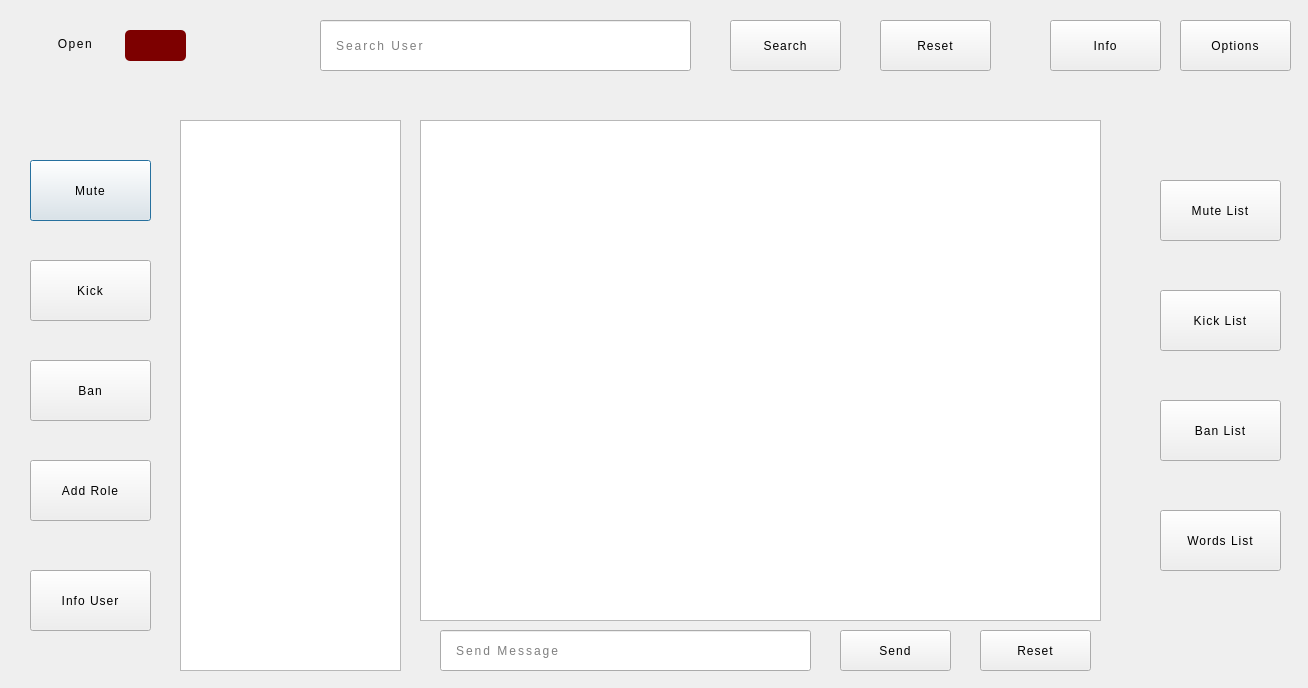
<?xml version="1.0" encoding="UTF-8"?>
<ui version="4.0">
 <class>ServerSideDialog</class>
 <widget class="QDialog" name="ServerSideDialog">
  <property name="geometry">
   <rect>
    <x>0</x>
    <y>0</y>
    <width>1308</width>
    <height>688</height>
   </rect>
  </property>
  <property name="windowTitle">
   <string>Dialog</string>
  </property>
  <property name="styleSheet">
   <string notr="true">QDialog {
	background-color: '#0d3d4c';
}</string>
  </property>
  <widget class="QPushButton" name="muteBtn">
   <property name="geometry">
    <rect>
     <x>30</x>
     <y>160</y>
     <width>121</width>
     <height>61</height>
    </rect>
   </property>
   <property name="styleSheet">
    <string notr="true">QPushButton {
	border: 5px solid '#101014';
	font: 700 17pt &quot;Yu Gothic UI&quot;;
	letter-spacing: 1px;
	color: '#e3e3e3';
}

QPushButton::hover {
	background-color: '#0c2f3a';
}</string>
   </property>
   <property name="text">
    <string>Mute</string>
   </property>
  </widget>
  <widget class="QPushButton" name="kickBtn">
   <property name="geometry">
    <rect>
     <x>30</x>
     <y>260</y>
     <width>121</width>
     <height>61</height>
    </rect>
   </property>
   <property name="styleSheet">
    <string notr="true">QPushButton {
	border: 5px solid '#101014';
	font: 700 17pt &quot;Yu Gothic UI&quot;;
	letter-spacing: 1px;
	color: '#e3e3e3';
}

QPushButton::hover {
	background-color: '#0c2f3a';
}</string>
   </property>
   <property name="text">
    <string>Kick</string>
   </property>
  </widget>
  <widget class="QPushButton" name="banBtn">
   <property name="geometry">
    <rect>
     <x>30</x>
     <y>360</y>
     <width>121</width>
     <height>61</height>
    </rect>
   </property>
   <property name="styleSheet">
    <string notr="true">QPushButton {
	border: 5px solid '#101014';
	font: 700 17pt &quot;Yu Gothic UI&quot;;
	letter-spacing: 1px;
	color: '#e3e3e3';
}

QPushButton::hover {
	background-color: '#0c2f3a';
}</string>
   </property>
   <property name="text">
    <string>Ban</string>
   </property>
  </widget>
  <widget class="QPushButton" name="muteListBtn">
   <property name="geometry">
    <rect>
     <x>1160</x>
     <y>180</y>
     <width>121</width>
     <height>61</height>
    </rect>
   </property>
   <property name="styleSheet">
    <string notr="true">QPushButton {
	border: 5px solid '#101014';
	font: 700 16pt &quot;Yu Gothic UI&quot;;
	letter-spacing: 1px;
	color: '#e3e3e3';
}

QPushButton::hover {
	background-color: '#0c2f3a';
}</string>
   </property>
   <property name="text">
    <string>Mute List</string>
   </property>
  </widget>
  <widget class="QPushButton" name="kickListBtn">
   <property name="geometry">
    <rect>
     <x>1160</x>
     <y>290</y>
     <width>121</width>
     <height>61</height>
    </rect>
   </property>
   <property name="styleSheet">
    <string notr="true">QPushButton {
	border: 5px solid '#101014';
	font: 700 16pt &quot;Yu Gothic UI&quot;;
	letter-spacing: 1px;
	color: '#e3e3e3';
}

QPushButton::hover {
	background-color: '#0c2f3a';
}</string>
   </property>
   <property name="text">
    <string>Kick List</string>
   </property>
  </widget>
  <widget class="QLabel" name="openLabel">
   <property name="geometry">
    <rect>
     <x>30</x>
     <y>28</y>
     <width>91</width>
     <height>31</height>
    </rect>
   </property>
   <property name="styleSheet">
    <string notr="true">QLabel {
	font: 700 20pt &quot;Yu Gothic UI&quot;;
	letter-spacing: 1.5px;
	color: '#e3e3e3';
}</string>
   </property>
   <property name="text">
    <string>Open</string>
   </property>
   <property name="alignment">
    <set>Qt::AlignCenter</set>
   </property>
  </widget>
  <widget class="QPushButton" name="banListBtn">
   <property name="geometry">
    <rect>
     <x>1160</x>
     <y>400</y>
     <width>121</width>
     <height>61</height>
    </rect>
   </property>
   <property name="styleSheet">
    <string notr="true">QPushButton {
	border: 5px solid '#101014';
	font: 700 16pt &quot;Yu Gothic UI&quot;;
	letter-spacing: 1px;
	color: '#e3e3e3';
}

QPushButton::hover {
	background-color: '#0c2f3a';
}</string>
   </property>
   <property name="text">
    <string>Ban List</string>
   </property>
  </widget>
  <widget class="QPushButton" name="blackWordsBtn">
   <property name="geometry">
    <rect>
     <x>1160</x>
     <y>510</y>
     <width>121</width>
     <height>61</height>
    </rect>
   </property>
   <property name="styleSheet">
    <string notr="true">QPushButton {
	border: 5px solid '#101014';
	font: 700 15pt &quot;Yu Gothic UI&quot;;
	color: '#e3e3e3';
	letter-spacing: 1px;
}

QPushButton::hover {
	background-color: '#0c2f3a';
}</string>
   </property>
   <property name="text">
    <string>Words List</string>
   </property>
  </widget>
  <widget class="QPushButton" name="infoBtn">
   <property name="geometry">
    <rect>
     <x>1050</x>
     <y>20</y>
     <width>111</width>
     <height>51</height>
    </rect>
   </property>
   <property name="styleSheet">
    <string notr="true">QPushButton {
	border: 5px solid '#101014';
	font: 700 17pt &quot;Yu Gothic UI&quot;;
	letter-spacing: 1px;
	color: '#e3e3e3';
}

QPushButton::hover {
	background-color: '#0c2f3a';
}</string>
   </property>
   <property name="text">
    <string>Info</string>
   </property>
  </widget>
  <widget class="QLineEdit" name="searchUserBox">
   <property name="geometry">
    <rect>
     <x>320</x>
     <y>20</y>
     <width>371</width>
     <height>51</height>
    </rect>
   </property>
   <property name="styleSheet">
    <string notr="true">QLineEdit {
	border: 5px solid '#101014';
	font: 700 14pt &quot;Yu Gothic UI&quot;;
	letter-spacing: 2px;
	color: '#e3e3e3';
	background-color: '#0d3d4c';
	padding-left: 13px;
}

QLineEdit::hover {
	background-color: '#0c2f3a';
}</string>
   </property>
   <property name="placeholderText">
    <string>Search User</string>
   </property>
  </widget>
  <widget class="QPushButton" name="searchBtn">
   <property name="geometry">
    <rect>
     <x>730</x>
     <y>20</y>
     <width>111</width>
     <height>51</height>
    </rect>
   </property>
   <property name="styleSheet">
    <string notr="true">QPushButton {
	border: 5px solid '#101014';
	font: 700 17pt &quot;Yu Gothic UI&quot;;
	letter-spacing: 1px;
	color: '#e3e3e3';
}

QPushButton::hover {
	background-color: '#0c2f3a';
}</string>
   </property>
   <property name="text">
    <string>Search</string>
   </property>
  </widget>
  <widget class="QPushButton" name="resetSearchBtn">
   <property name="geometry">
    <rect>
     <x>880</x>
     <y>20</y>
     <width>111</width>
     <height>51</height>
    </rect>
   </property>
   <property name="styleSheet">
    <string notr="true">QPushButton {
	border: 5px solid '#101014';
	font: 700 17pt &quot;Yu Gothic UI&quot;;
	letter-spacing: 1px;
	color: '#e3e3e3';
}

QPushButton::hover {
	background-color: '#0c2f3a';
}</string>
   </property>
   <property name="text">
    <string>Reset</string>
   </property>
  </widget>
  <widget class="QPushButton" name="optionsBtn">
   <property name="geometry">
    <rect>
     <x>1180</x>
     <y>20</y>
     <width>111</width>
     <height>51</height>
    </rect>
   </property>
   <property name="styleSheet">
    <string notr="true">QPushButton {
	border: 5px solid '#101014';
	font: 700 17pt &quot;Yu Gothic UI&quot;;
	letter-spacing: 1px;
	color: '#e3e3e3';
}

QPushButton::hover {
	background-color: '#0c2f3a';
}</string>
   </property>
   <property name="text">
    <string>Options</string>
   </property>
  </widget>
  <widget class="QLineEdit" name="messageBox">
   <property name="geometry">
    <rect>
     <x>440</x>
     <y>630</y>
     <width>371</width>
     <height>41</height>
    </rect>
   </property>
   <property name="styleSheet">
    <string notr="true">QLineEdit {
	border: 4px solid '#101014';
	font: 700 12pt &quot;Yu Gothic UI&quot;;
	letter-spacing: 2px;
	color: '#e3e3e3';
	background-color: '#0d3d4c';
	padding-left: 13px;
}

QLineEdit::hover {
	background-color: '#0c2f3a';
}</string>
   </property>
   <property name="placeholderText">
    <string>Send Message</string>
   </property>
  </widget>
  <widget class="QPushButton" name="sendMsgBtn">
   <property name="geometry">
    <rect>
     <x>840</x>
     <y>630</y>
     <width>111</width>
     <height>41</height>
    </rect>
   </property>
   <property name="styleSheet">
    <string notr="true">QPushButton {
	border: 4px solid '#101014';
	font: 700 17pt &quot;Yu Gothic UI&quot;;
	letter-spacing: 1px;
	color: '#e3e3e3';
}

QPushButton::hover {
	background-color: '#0c2f3a';
}</string>
   </property>
   <property name="text">
    <string>Send</string>
   </property>
  </widget>
  <widget class="QPushButton" name="resetMsgBtn">
   <property name="geometry">
    <rect>
     <x>980</x>
     <y>630</y>
     <width>111</width>
     <height>41</height>
    </rect>
   </property>
   <property name="styleSheet">
    <string notr="true">QPushButton {
	border: 4px solid '#101014';
	font: 700 17pt &quot;Yu Gothic UI&quot;;
	letter-spacing: 1px;
	color: '#e3e3e3';
}

QPushButton::hover {
	background-color: '#0c2f3a';
}</string>
   </property>
   <property name="text">
    <string>Reset</string>
   </property>
  </widget>
  <widget class="QPushButton" name="addRoleBtn">
   <property name="geometry">
    <rect>
     <x>30</x>
     <y>460</y>
     <width>121</width>
     <height>61</height>
    </rect>
   </property>
   <property name="styleSheet">
    <string notr="true">QPushButton {
	border: 5px solid '#101014';
	font: 700 16pt &quot;Yu Gothic UI&quot;;
	letter-spacing: 1px;
	color: '#e3e3e3';
}

QPushButton::hover {
	background-color: '#0c2f3a';
}</string>
   </property>
   <property name="text">
    <string>Add Role</string>
   </property>
  </widget>
  <widget class="QPushButton" name="infoUsrBtn">
   <property name="geometry">
    <rect>
     <x>30</x>
     <y>570</y>
     <width>121</width>
     <height>61</height>
    </rect>
   </property>
   <property name="styleSheet">
    <string notr="true">QPushButton {
	border: 5px solid '#101014';
	font: 700 16pt &quot;Yu Gothic UI&quot;;
	letter-spacing: 1px;
	color: '#e3e3e3';
}

QPushButton::hover {
	background-color: '#0c2f3a';
}</string>
   </property>
   <property name="text">
    <string>Info User</string>
   </property>
  </widget>
  <widget class="QPlainTextEdit" name="chatBox">
   <property name="geometry">
    <rect>
     <x>420</x>
     <y>120</y>
     <width>681</width>
     <height>501</height>
    </rect>
   </property>
   <property name="styleSheet">
    <string notr="true">QPlainTextEdit {
	border: 6px solid '#101014';
	font: 700 14pt &quot;Yu Gothic UI&quot;;
	color: '#e3e3e3';
	background-color: '#0d3d4c';
}
</string>
   </property>
  </widget>
  <widget class="QTableView" name="userTable">
   <property name="geometry">
    <rect>
     <x>180</x>
     <y>120</y>
     <width>221</width>
     <height>551</height>
    </rect>
   </property>
   <property name="focusPolicy">
    <enum>Qt::ClickFocus</enum>
   </property>
   <property name="styleSheet">
    <string notr="true">QTableView {
background-color: '#0d3d4c';
border: 6px solid  '#101014';
gridline-color:  '#1a1818';
selection-background-color: rgb(84, 13, 43);
letter-spacing: 1.1px;
font: 700 15pt &quot;Yu Gothic UI&quot;;
}
QHeaderView::section {
border-color:  '#101014';
color: '#e3e3e3';
font: 700 19pt &quot;Yu Gothic UI&quot;;
background-color: '#0d3d4c';
height: 65px;
}

QTableView::item{
background-color: '#0d3d4c';
color: '#e3e3e3';
font: 700 15pt &quot;Yu Gothic UI&quot;;
}

QTableView::item:selected {
background-color: rgb(102, 16, 53);
}</string>
   </property>
   <property name="editTriggers">
    <set>QAbstractItemView::NoEditTriggers</set>
   </property>
   <property name="gridStyle">
    <enum>Qt::SolidLine</enum>
   </property>
  </widget>
  <widget class="QLabel" name="statusLabel">
   <property name="geometry">
    <rect>
     <x>125</x>
     <y>30</y>
     <width>61</width>
     <height>31</height>
    </rect>
   </property>
   <property name="styleSheet">
    <string notr="true">QLabel {
	background-color: rgb(125, 0, 0);
	border-radius: 5px;
}</string>
   </property>
   <property name="text">
    <string/>
   </property>
  </widget>
 </widget>
 <resources/>
 <connections/>
</ui>
